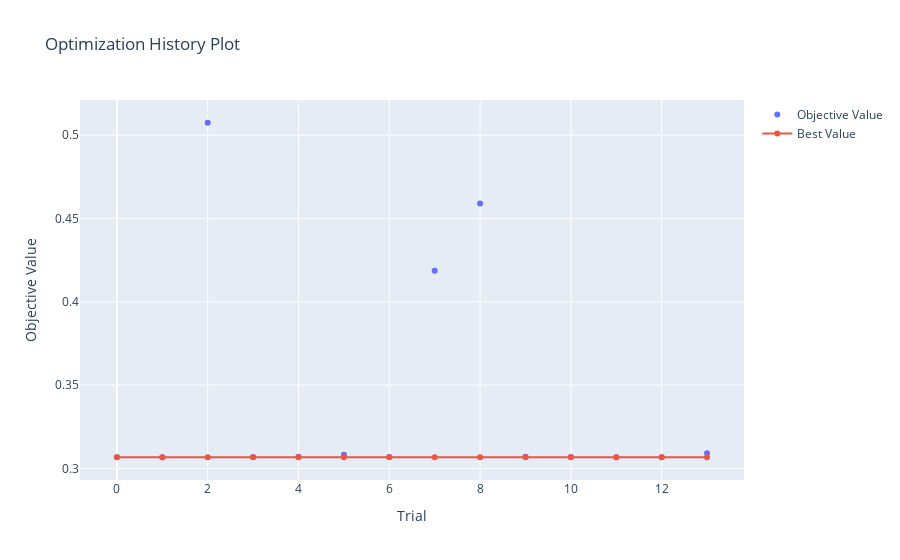

Notebook code cell kept with this figure:
### Code cell
from optuna.visualization import plot_optimization_history

plot = plot_optimization_history(study)
plot.show()

### Figure 1 — Plotly figure (JSON) as saved in the notebook; plotly's stock layout.template omitted (floating-point values rounded to 4 significant figures)
{"data": [{"mode": "markers", "name": "Objective Value", "type": "scatter", "x": [0, 1, 2, 3, 4, 5, 6, 7, 8, 9, 10, 11, 12, 13], "y": [0.3067, 0.3067, 0.5074, 0.3069, 0.3069, 0.3082, 0.3069, 0.4186, 0.459, 0.3069, 0.3068, 0.3067, 0.3067, 0.3091]}, {"name": "Best Value", "type": "scatter", "x": [0, 1, 2, 3, 4, 5, 6, 7, 8, 9, 10, 11, 12, 13], "y": [0.3067, 0.3067, 0.3067, 0.3067, 0.3067, 0.3067, 0.3067, 0.3067, 0.3067, 0.3067, 0.3067, 0.3067, 0.3067, 0.3067]}], "layout": {"title": {"text": "Optimization History Plot"}, "xaxis": {"title": {"text": "Trial"}}, "yaxis": {"title": {"text": "Objective Value"}}}}
